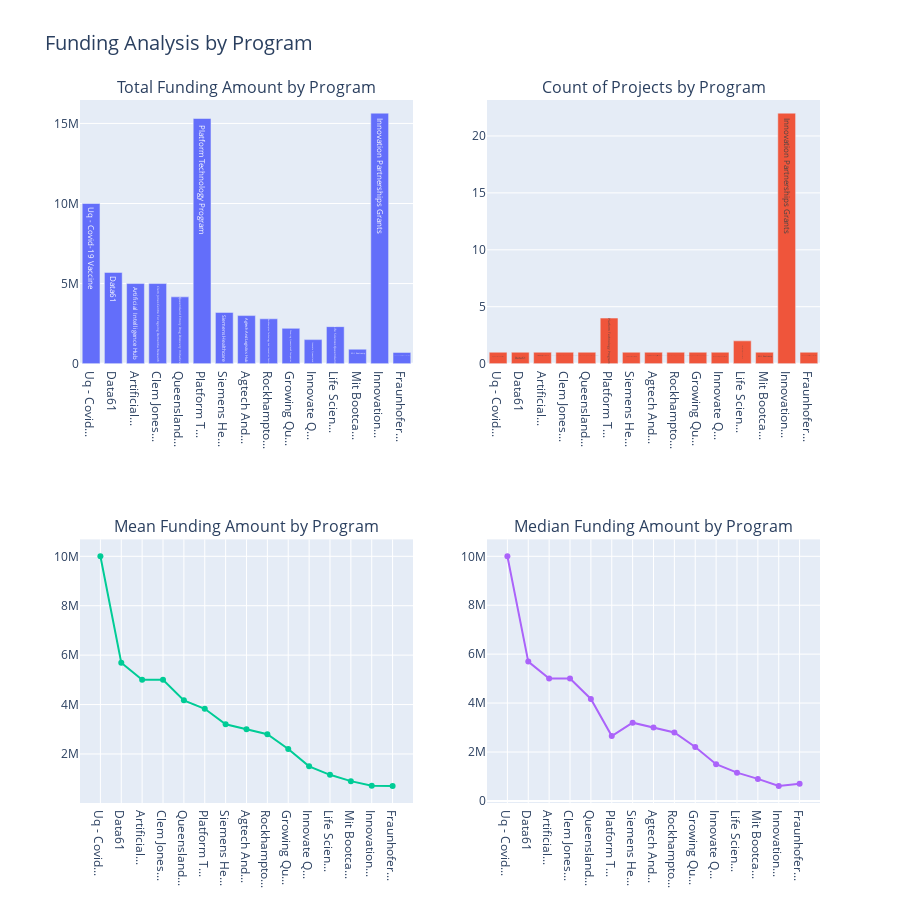

This figure's notebook cell:
### Markdown cell above
#### Chart 4 - Analysis  Actual Contractual Commitment ($) for Mean, Median, count Programs 
1. Allocation of Funds and Establishment of Priorities:

- The substantial total funding allocated to specific programs implies a strategic prioritization in domains such as vaccine development, artificial intelligence, and technological innovation. These allocations likely mirror overarching policy objectives or emerging necessities, such as the management of the COVID-19 crisis.

2. Impact Assessment of Projects:

- Individual projects that receive substantial funding, such as "Uq - Covid-19 Vaccine" and "Data61," may represent high-impact endeavors anticipated to yield significant results. On the other hand, multi-project programs with varying funding levels may be exploring diverse aspects or phases of innovation, diversifying risks, or aiming for incremental progress.

3. Relationship between Project Numbers and Funding Allocation:

- The prevalence of single-project programs among the listed initiatives indicates a concentrated allocation of funds per program. Conversely, programs with multiple projects, such as "Platform Technology Program" and "Innovation Partnerships Grants," imply sustained or diversified funding efforts for ongoing or comprehensive initiatives.

4. Comparison of Mean and Median Funding Levels:

- The mean and median funding amounts for most programs are identical owing to their single-project nature. In contrast, for multi-project programs, the difference between mean and median funding values offers insights into the distribution of funds across various projects. For instance, the "Platform Technology Program" displays a mean funding amount of $3,826,918 and a median of $2,653,836, indicating that certain projects receive substantially higher funding than others.

### Code cell
# Convert 'Actual Contractual Commitment ($)' to numeric, coercing errors to NaN
df['Actual Contractual Commitment ($)'] = pd.to_numeric(df['Actual Contractual Commitment ($)'], errors='coerce')
# Sort the dataframe in descending order and select the top 15 investment/projects
grouped_data = df.groupby('Program').agg({
    'Actual Contractual Commitment ($)': ['sum', 'mean', 'median', 'count']
}).reset_index()

# Flatten the column names
grouped_data.columns = ['Program', 'Total Funding Amount ($)', 'Mean Funding Amount ($)', 'Median Funding Amount ($)', 'Count of Projects']
grouped_data = grouped_data.sort_values(by='Mean Funding Amount ($)', ascending=False).head(15)
# Create a truncated version of the 'Program' names for x-axis display
grouped_data['Program_Truncated'] = grouped_data['Program'].apply(lambda x: x[:10] + '...' if len(x) > 10 else x)

# Create subplots: use 'domain' type for pie charts and 'xy' for scatter plots
fig = make_subplots(
    rows=2, cols=2,
    specs=[[{"type": "bar"}, {"type": "bar"}],
           [{"type": "scatter"}, {"type": "scatter"}]],
    subplot_titles=("Total Funding Amount by Program", "Count of Projects by Program",
                    "Mean Funding Amount by Program", "Median Funding Amount by Program")
)

# Add bar chart for 'Total Funding Amount ($)'
fig.add_trace(go.Bar(x=grouped_data['Program_Truncated'], y=grouped_data['Total Funding Amount ($)'], name='Total Funding Amount', 
                     text=grouped_data['Program'], hovertemplate='%{text}<br>Total Funding Amount: $%{y}<extra></extra>'), row=1, col=1)

# Add bar chart for 'Count of Projects'
fig.add_trace(go.Bar(x=grouped_data['Program_Truncated'], y=grouped_data['Count of Projects'], name='Count of Projects', 
                     text=grouped_data['Program'], hovertemplate='%{text}<br>Count of Projects: %{y}<extra></extra>'), row=1, col=2)

# Add scatter plot for 'Mean Funding Amount ($)'
fig.add_trace(go.Scatter(x=grouped_data['Program_Truncated'], y=grouped_data['Mean Funding Amount ($)'], mode='markers+lines', name='Mean Funding Amount', 
                         text=grouped_data['Program'], hovertemplate='%{text}<br>Mean Funding Amount: $%{y}<extra></extra>'), row=2, col=1)

# Add scatter plot for 'Median Funding Amount ($)'
fig.add_trace(go.Scatter(x=grouped_data['Program_Truncated'], y=grouped_data['Median Funding Amount ($)'], mode='markers+lines', name='Median Funding Amount', 
                         text=grouped_data['Program'], hovertemplate='%{text}<br>Median Funding Amount: $%{y}<extra></extra>'), row=2, col=2)

# Update layout
fig.update_layout(
    title_text="Funding Analysis by Program",
    height=900,
    showlegend=False,
    title=dict(font=dict(size=20))
)

# Show the figure
fig.show()

### Figure 1 — Plotly figure (JSON) as saved in the notebook; plotly's stock layout.template omitted (floating-point values rounded to 4 significant figures)
{"data": [{"hovertemplate": "%{text}<br>Total Funding Amount: $%{y}<extra></extra>", "name": "Total Funding Amount", "text": ["Uq - Covid-19 Vaccine", "Data61", "Artificial Intelligence Hub", "Clem Jones Centre For Ageing Dementia Research", "Queensland Emory Drug Discovery Initiative", "Platform Technology Program", "Siemens Healthcare", "Agtech And Logistics Hub", "Rockhampton Technology And Innovation Centre", "Growing Queensland'S Companies", "Innovate Queensland", "Life Sciences Queensland", "Mit Bootcamp", "Innovation Partnerships Grants", "Fraunhofer Institute Partnership"], "type": "bar", "x": ["Uq - Covid...", "Data61", "Artificial...", "Clem Jones...", "Queensland...", "Platform T...", "Siemens He...", "Agtech And...", "Rockhampto...", "Growing Qu...", "Innovate Q...", "Life Scien...", "Mit Bootca...", "Innovation...", "Fraunhofer..."], "xaxis": "x", "y": [10000000, 5695000, 5000000, 5000000, 4169000, 15307672, 3198649, 3000000, 2800000, 2202334, 1500000, 2310000, 900000, 15640265, 700000], "yaxis": "y"}, {"hovertemplate": "%{text}<br>Count of Projects: %{y}<extra></extra>", "name": "Count of Projects", "text": ["Uq - Covid-19 Vaccine", "Data61", "Artificial Intelligence Hub", "Clem Jones Centre For Ageing Dementia Research", "Queensland Emory Drug Discovery Initiative", "Platform Technology Program", "Siemens Healthcare", "Agtech And Logistics Hub", "Rockhampton Technology And Innovation Centre", "Growing Queensland'S Companies", "Innovate Queensland", "Life Sciences Queensland", "Mit Bootcamp", "Innovation Partnerships Grants", "Fraunhofer Institute Partnership"], "type": "bar", "x": ["Uq - Covid...", "Data61", "Artificial...", "Clem Jones...", "Queensland...", "Platform T...", "Siemens He...", "Agtech And...", "Rockhampto...", "Growing Qu...", "Innovate Q...", "Life Scien...", "Mit Bootca...", "Innovation...", "Fraunhofer..."], "xaxis": "x2", "y": [1, 1, 1, 1, 1, 4, 1, 1, 1, 1, 1, 2, 1, 22, 1], "yaxis": "y2"}, {"hovertemplate": "%{text}<br>Mean Funding Amount: $%{y}<extra></extra>", "mode": "markers+lines", "name": "Mean Funding Amount", "text": ["Uq - Covid-19 Vaccine", "Data61", "Artificial Intelligence Hub", "Clem Jones Centre For Ageing Dementia Research", "Queensland Emory Drug Discovery Initiative", "Platform Technology Program", "Siemens Healthcare", "Agtech And Logistics Hub", "Rockhampton Technology And Innovation Centre", "Growing Queensland'S Companies", "Innovate Queensland", "Life Sciences Queensland", "Mit Bootcamp", "Innovation Partnerships Grants", "Fraunhofer Institute Partnership"], "type": "scatter", "x": ["Uq - Covid...", "Data61", "Artificial...", "Clem Jones...", "Queensland...", "Platform T...", "Siemens He...", "Agtech And...", "Rockhampto...", "Growing Qu...", "Innovate Q...", "Life Scien...", "Mit Bootca...", "Innovation...", "Fraunhofer..."], "xaxis": "x3", "y": [10000000, 5695000, 5000000, 5000000, 4169000, 3826918, 3198649, 3000000, 2800000, 2202334, 1500000, 1155000, 900000, 710900.0, 700000], "yaxis": "y3"}, {"hovertemplate": "%{text}<br>Median Funding Amount: $%{y}<extra></extra>", "mode": "markers+lines", "name": "Median Funding Amount", "text": ["Uq - Covid-19 Vaccine", "Data61", "Artificial Intelligence Hub", "Clem Jones Centre For Ageing Dementia Research", "Queensland Emory Drug Discovery Initiative", "Platform Technology Program", "Siemens Healthcare", "Agtech And Logistics Hub", "Rockhampton Technology And Innovation Centre", "Growing Queensland'S Companies", "Innovate Queensland", "Life Sciences Queensland", "Mit Bootcamp", "Innovation Partnerships Grants", "Fraunhofer Institute Partnership"], "type": "scatter", "x": ["Uq - Covid...", "Data61", "Artificial...", "Clem Jones...", "Queensland...", "Platform T...", "Siemens He...", "Agtech And...", "Rockhampto...", "Growing Qu...", "Innovate Q...", "Life Scien...", "Mit Bootca...", "Innovation...", "Fraunhofer..."], "xaxis": "x4", "y": [10000000, 5695000, 5000000, 5000000, 4169000, 2653836, 3198649, 3000000, 2800000, 2202334, 1500000, 1155000, 900000, 606865, 700000], "yaxis": "y4"}], "layout": {"annotations": [{"font": {"size": 16}, "showarrow": false, "text": "Total Funding Amount by Program", "x": 0.225, "xanchor": "center", "xref": "paper", "y": 1, "yanchor": "bottom", "yref": "paper"}, {"font": {"size": 16}, "showarrow": false, "text": "Count of Projects by Program", "x": 0.775, "xanchor": "center", "xref": "paper", "y": 1, "yanchor": "bottom", "yref": "paper"}, {"font": {"size": 16}, "showarrow": false, "text": "Mean Funding Amount by Program", "x": 0.225, "xanchor": "center", "xref": "paper", "y": 0.375, "yanchor": "bottom", "yref": "paper"}, {"font": {"size": 16}, "showarrow": false, "text": "Median Funding Amount by Program", "x": 0.775, "xanchor": "center", "xref": "paper", "y": 0.375, "yanchor": "bottom", "yref": "paper"}], "height": 900, "showlegend": false, "title": {"font": {"size": 20}, "text": "Funding Analysis by Program"}, "xaxis": {"anchor": "y", "domain": [0, 0.45]}, "xaxis2": {"anchor": "y2", "domain": [0.55, 1]}, "xaxis3": {"anchor": "y3", "domain": [0, 0.45]}, "xaxis4": {"anchor": "y4", "domain": [0.55, 1]}, "yaxis": {"anchor": "x", "domain": [0.625, 1]}, "yaxis2": {"anchor": "x2", "domain": [0.625, 1]}, "yaxis3": {"anchor": "x3", "domain": [0, 0.375]}, "yaxis4": {"anchor": "x4", "domain": [0, 0.375]}}}
